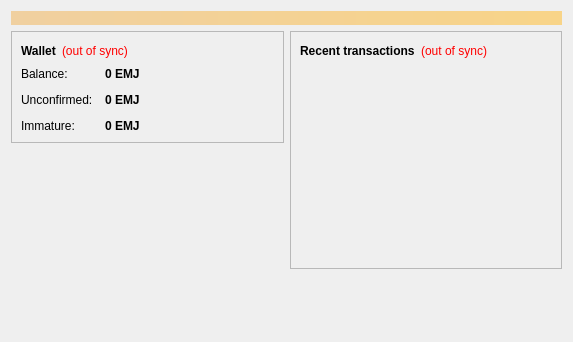
<?xml version="1.0" encoding="UTF-8"?>
<ui version="4.0">
 <class>OverviewPage</class>
 <widget class="QWidget" name="OverviewPage">
  <property name="geometry">
   <rect>
    <x>0</x>
    <y>0</y>
    <width>573</width>
    <height>342</height>
   </rect>
  </property>
  <property name="windowTitle">
   <string>Form</string>
  </property>
  <layout class="QVBoxLayout" name="topLayout">
   <item>
    <widget class="QLabel" name="labelAlerts">
     <property name="visible">
      <bool>false</bool>
     </property>
     <property name="styleSheet">
      <string notr="true">background-color: qlineargradient(x1: 0, y1: 0, x2: 1, y2: 0, stop:0 #F0D0A0, stop:1 #F8D488); color:#000000;</string>
     </property>
     <property name="wordWrap">
      <bool>true</bool>
     </property>
     <property name="margin">
      <number>3</number>
     </property>
    </widget>
   </item>
   <item>
    <layout class="QHBoxLayout" name="horizontalLayout" stretch="1,1">
     <item>
      <layout class="QVBoxLayout" name="verticalLayout_2">
       <item>
        <widget class="QFrame" name="frame">
         <property name="frameShape">
          <enum>QFrame::StyledPanel</enum>
         </property>
         <property name="frameShadow">
          <enum>QFrame::Raised</enum>
         </property>
         <layout class="QVBoxLayout" name="verticalLayout_4">
          <item>
           <layout class="QHBoxLayout" name="horizontalLayout_4">
            <item>
             <widget class="QLabel" name="label_5">
              <property name="font">
               <font>
                <weight>75</weight>
                <bold>true</bold>
               </font>
              </property>
              <property name="text">
               <string>Wallet</string>
              </property>
             </widget>
            </item>
            <item>
             <widget class="QLabel" name="labelWalletStatus">
              <property name="toolTip">
               <string>The displayed information may be out of date. Your wallet automatically synchronizes with the Emojibit network after a connection is established, but this process has not completed yet.</string>
              </property>
              <property name="styleSheet">
               <string notr="true">QLabel { color: red; }</string>
              </property>
              <property name="text">
               <string notr="true">(out of sync)</string>
              </property>
              <property name="alignment">
               <set>Qt::AlignLeading|Qt::AlignLeft|Qt::AlignVCenter</set>
              </property>
             </widget>
            </item>
            <item>
             <spacer name="horizontalSpacer_2">
              <property name="orientation">
               <enum>Qt::Horizontal</enum>
              </property>
              <property name="sizeHint" stdset="0">
               <size>
                <width>40</width>
                <height>20</height>
               </size>
              </property>
             </spacer>
            </item>
           </layout>
          </item>
          <item>
           <layout class="QFormLayout" name="formLayout_2">
            <property name="fieldGrowthPolicy">
             <enum>QFormLayout::AllNonFixedFieldsGrow</enum>
            </property>
            <property name="horizontalSpacing">
             <number>12</number>
            </property>
            <property name="verticalSpacing">
             <number>12</number>
            </property>
            <item row="0" column="0">
             <widget class="QLabel" name="label">
              <property name="text">
               <string>Balance:</string>
              </property>
             </widget>
            </item>
            <item row="0" column="1">
             <widget class="QLabel" name="labelBalance">
              <property name="font">
               <font>
                <weight>75</weight>
                <bold>true</bold>
               </font>
              </property>
              <property name="cursor">
               <cursorShape>IBeamCursor</cursorShape>
              </property>
              <property name="toolTip">
               <string>Your current balance</string>
              </property>
              <property name="text">
               <string notr="true">0 EMJ</string>
              </property>
              <property name="textInteractionFlags">
               <set>Qt::LinksAccessibleByMouse|Qt::TextSelectableByKeyboard|Qt::TextSelectableByMouse</set>
              </property>
             </widget>
            </item>
            <item row="1" column="0">
             <widget class="QLabel" name="label_3">
              <property name="text">
               <string>Unconfirmed:</string>
              </property>
             </widget>
            </item>
            <item row="1" column="1">
             <widget class="QLabel" name="labelUnconfirmed">
              <property name="font">
               <font>
                <weight>75</weight>
                <bold>true</bold>
               </font>
              </property>
              <property name="cursor">
               <cursorShape>IBeamCursor</cursorShape>
              </property>
              <property name="toolTip">
               <string>Total of transactions that have yet to be confirmed, and do not yet count toward the current balance</string>
              </property>
              <property name="text">
               <string notr="true">0 EMJ</string>
              </property>
              <property name="textInteractionFlags">
               <set>Qt::LinksAccessibleByMouse|Qt::TextSelectableByKeyboard|Qt::TextSelectableByMouse</set>
              </property>
             </widget>
            </item>
            <item row="2" column="0">
             <widget class="QLabel" name="labelImmatureText">
              <property name="text">
               <string>Immature:</string>
              </property>
             </widget>
            </item>
            <item row="2" column="1">
             <widget class="QLabel" name="labelImmature">
              <property name="font">
               <font>
                <weight>75</weight>
                <bold>true</bold>
               </font>
              </property>
              <property name="toolTip">
               <string>Mined balance that has not yet matured</string>
              </property>
              <property name="text">
               <string notr="true">0 EMJ</string>
              </property>
              <property name="textInteractionFlags">
               <set>Qt::LinksAccessibleByMouse|Qt::TextSelectableByKeyboard|Qt::TextSelectableByMouse</set>
              </property>
             </widget>
            </item>
           </layout>
          </item>
         </layout>
        </widget>
       </item>
       <item>
        <spacer name="verticalSpacer">
         <property name="orientation">
          <enum>Qt::Vertical</enum>
         </property>
         <property name="sizeHint" stdset="0">
          <size>
           <width>20</width>
           <height>40</height>
          </size>
         </property>
        </spacer>
       </item>
      </layout>
     </item>
     <item>
      <layout class="QVBoxLayout" name="verticalLayout_3">
       <item>
        <widget class="QFrame" name="frame_2">
         <property name="frameShape">
          <enum>QFrame::StyledPanel</enum>
         </property>
         <property name="frameShadow">
          <enum>QFrame::Raised</enum>
         </property>
         <layout class="QVBoxLayout" name="verticalLayout">
          <item>
           <layout class="QHBoxLayout" name="horizontalLayout_2">
            <item>
             <widget class="QLabel" name="label_4">
              <property name="text">
               <string>&lt;b&gt;Recent transactions&lt;/b&gt;</string>
              </property>
             </widget>
            </item>
            <item>
             <widget class="QLabel" name="labelTransactionsStatus">
              <property name="toolTip">
               <string>The displayed information may be out of date. Your wallet automatically synchronizes with the Emojibit network after a connection is established, but this process has not completed yet.</string>
              </property>
              <property name="styleSheet">
               <string notr="true">QLabel { color: red; }</string>
              </property>
              <property name="text">
               <string notr="true">(out of sync)</string>
              </property>
              <property name="alignment">
               <set>Qt::AlignRight|Qt::AlignTrailing|Qt::AlignVCenter</set>
              </property>
             </widget>
            </item>
            <item>
             <spacer name="horizontalSpacer">
              <property name="orientation">
               <enum>Qt::Horizontal</enum>
              </property>
              <property name="sizeHint" stdset="0">
               <size>
                <width>40</width>
                <height>20</height>
               </size>
              </property>
             </spacer>
            </item>
           </layout>
          </item>
          <item>
           <widget class="QListView" name="listTransactions">
            <property name="styleSheet">
             <string notr="true">QListView { background: transparent; }</string>
            </property>
            <property name="frameShape">
             <enum>QFrame::NoFrame</enum>
            </property>
            <property name="verticalScrollBarPolicy">
             <enum>Qt::ScrollBarAlwaysOff</enum>
            </property>
            <property name="horizontalScrollBarPolicy">
             <enum>Qt::ScrollBarAlwaysOff</enum>
            </property>
            <property name="selectionMode">
             <enum>QAbstractItemView::NoSelection</enum>
            </property>
           </widget>
          </item>
         </layout>
        </widget>
       </item>
       <item>
        <spacer name="verticalSpacer_2">
         <property name="orientation">
          <enum>Qt::Vertical</enum>
         </property>
         <property name="sizeHint" stdset="0">
          <size>
           <width>20</width>
           <height>40</height>
          </size>
         </property>
        </spacer>
       </item>
      </layout>
     </item>
    </layout>
   </item>
  </layout>
 </widget>
 <resources/>
 <connections/>
</ui>
